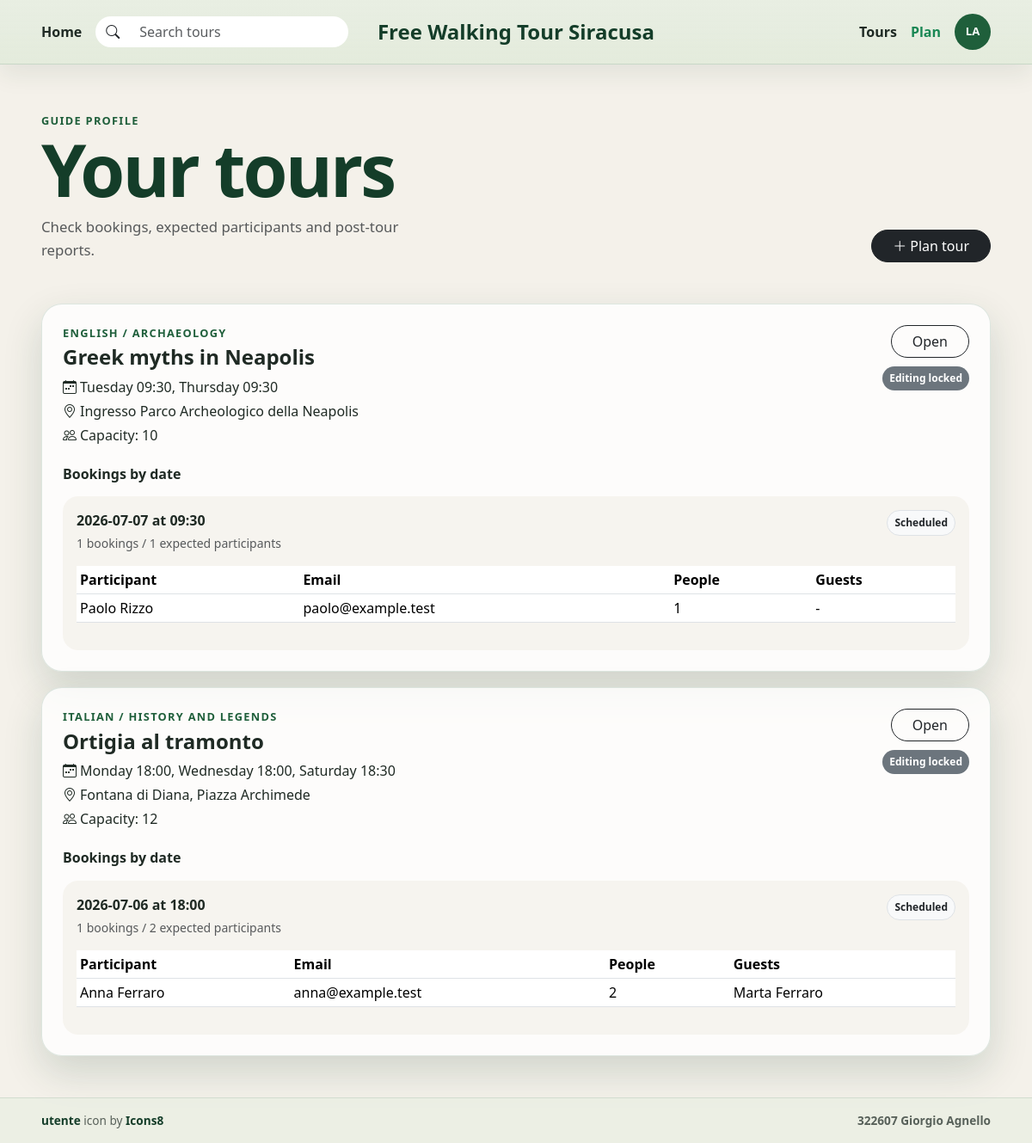
Page /guide/profile (signed in) on the committed database.
### tables this page shows
CREATE TABLE users (
    id INTEGER PRIMARY KEY AUTOINCREMENT,
    first_name TEXT NOT NULL,
    last_name TEXT NOT NULL,
    email TEXT NOT NULL,
    password TEXT NOT NULL,
    role TEXT NOT NULL CHECK (role IN ('guide', 'participant')),
    languages TEXT,
    created_at TEXT NOT NULL DEFAULT CURRENT_TIMESTAMP,
    UNIQUE (email, role)
);

CREATE TABLE tours (
    id INTEGER PRIMARY KEY AUTOINCREMENT,
    guide_id INTEGER NOT NULL,
    title TEXT NOT NULL,
    theme TEXT NOT NULL,
    meeting_point TEXT NOT NULL,
    duration_mins INTEGER NOT NULL CHECK (duration_mins > 0),
    language TEXT NOT NULL,
    max_participants INTEGER NOT NULL CHECK (max_participants > 0),
    description TEXT NOT NULL,
    created_at TEXT NOT NULL DEFAULT CURRENT_TIMESTAMP,
    FOREIGN KEY (guide_id) REFERENCES users (id) ON DELETE CASCADE
);

CREATE TABLE tour_schedule (
    id INTEGER PRIMARY KEY AUTOINCREMENT,
    tour_id INTEGER NOT NULL,
    weekday INTEGER NOT NULL CHECK (weekday BETWEEN 0 AND 6),
    start_time TEXT NOT NULL,
    FOREIGN KEY (tour_id) REFERENCES tours (id) ON DELETE CASCADE,
    UNIQUE (tour_id, weekday)
);

CREATE TABLE reservations (
    id INTEGER PRIMARY KEY AUTOINCREMENT,
    user_id INTEGER NOT NULL,
    tour_id INTEGER NOT NULL,
    tour_date TEXT NOT NULL,
    num_people INTEGER NOT NULL CHECK (num_people BETWEEN 1 AND 4),
    extra_names TEXT,
    status TEXT NOT NULL DEFAULT 'booked' CHECK (status IN ('booked', 'cancelled')),
    created_at TEXT NOT NULL DEFAULT CURRENT_TIMESTAMP,
    cancelled_at TEXT,
    FOREIGN KEY (user_id) REFERENCES users (id) ON DELETE CASCADE,
    FOREIGN KEY (tour_id) REFERENCES tours (id) ON DELETE CASCADE,
    UNIQUE (user_id, tour_id, tour_date)
);

### app.py (the view)
@app.route("/guide/profile")
@login_required
def guide_profile():
    denied = require_role("guide")
    if denied:
        return denied
    conn = get_db_connection()
    rows = conn.execute(
        """
        SELECT tours.*, users.first_name AS guide_first_name,
               users.last_name AS guide_last_name
        FROM tours
        JOIN users ON users.id = tours.guide_id
        WHERE guide_id = ?
        ORDER BY tours.created_at DESC, tours.id DESC
        """,
        (current_user.id,),
    ).fetchall()
    tours = []
    now = dt.datetime.now()
    for row in rows:
        tour = enrich_tour(conn, row)
        groups = conn.execute(
            """
            SELECT tour_date, COUNT(*) AS reservation_count,
                   COALESCE(SUM(num_people), 0) AS people_count
            FROM reservations
            WHERE tour_id = ? AND status = 'booked'
            GROUP BY tour_date
            ORDER BY tour_date
            """,
            (tour["id"],),
        ).fetchall()
        tour["reservation_dates"] = []
        for group in groups:
            tour_date = parse_iso_date(group["tour_date"])
            schedule = get_schedule_for_date(conn, tour["id"], tour_date)
            start_time = schedule["start_time"] if schedule else "-"
            start_dt = tour_datetime(tour_date, start_time) if schedule else None
            report = conn.execute(
                "SELECT * FROM tour_reports WHERE tour_id = ? AND tour_date = ?",
                (tour["id"], group["tour_date"]),
            ).fetchone()
            reservations = conn.execute(
                """
                SELECT reservations.*, users.first_name, users.last_name, users.email
                FROM reservations
                JOIN users ON users.id = reservations.user_id
                WHERE reservations.tour_id = ?
                  AND reservations.tour_date = ?
                  AND reservations.status = 'booked'
                ORDER BY reservations.id
                """,
                (tour["id"], group["tour_date"]),
            ).fetchall()
            tour["reservation_dates"].append(
                {
                    "date": group["tour_date"],
                    "start_time": start_time,
                    "reservation_count": group["reservation_count"],
                    "people_count": group["people_count"],
                    "reservations": reservations,
                    "report": report,
                    "can_report": bool(start_dt and start_dt < now and not report),
                }
            )
        tours.append(tour)
    conn.close()
    return render_template("guide_profile.html", tours=tours)

### templates/guide_profile.html (shortened to what this page needs)
{% extends 'base.html' %}
{% block content %}
<main class="container-fluid px-3 px-lg-5 py-4 py-lg-5">
  <header class="mb-4 mb-lg-5">
    <div class="d-flex flex-column flex-lg-row justify-content-between gap-3">
      <div>
        <p class="section-label mb-2">Guide profile</p>
        <h1 class="homepage-title mb-3">Your tours</h1>
        <p class="homepage-text mb-0 text-muted">
          Check bookings, expected participants and post-tour reports.
        </p>
      </div>
      <div class="align-self-lg-end">
        <a class="btn btn-dark rounded-pill px-4" href="{{ url_for('create_tour') }}">
          <i class="bi bi-plus-lg me-1"></i>Plan tour
        </a>
      </div>
    </div>
  </header>
  <section class="profile-list">
    {% for tour in tours %}
      <article class="profile-card">
        <div class="profile-card-main">
          <div>
            <p class="section-label mb-1">{{ tour.language }} / {{ tour.theme }}</p>
            <h2 class="h4 fw-bold mb-2">{{ tour.title }}</h2>
            <p class="mb-1"><i class="bi bi-calendar-week me-1"></i>{{ tour.schedule_label }}</p>
            <p class="mb-1"><i class="bi bi-geo-alt me-1"></i>{{ tour.meeting_point }}</p>
            <p class="mb-0"><i class="bi bi-people me-1"></i>Capacity: {{ tour.max_participants }}</p>
          </div>
          <div class="profile-card-actions">
            <a class="btn btn-outline-dark rounded-pill px-4" href="{{ url_for('tour_detail', id=tour.id) }}">Open</a>
            {% if tour.can_edit %}
              <a class="btn btn-outline-success rounded-pill px-4" href="{{ url_for('edit_tour', id=tour.id) }}">Edit</a>
            {% else %}
              <span class="badge text-bg-secondary rounded-pill p-2">Editing locked</span>
            {% endif %}
          </div>
        </div>
        <div class="reservation-block mt-4">
          <h3 class="h6 fw-bold mb-3">Bookings by date</h3>
          {% for group in tour.reservation_dates %}
            <section class="reservation-date">
              <div class="reservation-date-head">
                <div>
                  <p class="mb-1 fw-bold">{{ group.date }} at {{ group.start_time }}</p>
                  <p class="small text-muted mb-0">
                    {{ group.reservation_count }} bookings / {{ group.people_count }} expected participants
                  </p>
                </div>
                {% if group.report %}
                  <span class="badge text-bg-success rounded-pill p-2">Report submitted: {{ group.report.actual_participants }} present</span>
                {% elif group.can_report %}
                  <span class="badge text-bg-warning text-dark rounded-pill p-2">Report required</span>
                {% else %}
                  <span class="badge text-bg-light text-dark border rounded-pill p-2">Scheduled</span>
                {% endif %}
              </div>
              <div class="table-responsive mt-3">
                <table class="table table-sm align-middle">
                  <thead>
                    <tr>
                      <th>Participant</th>
                      <th>Email</th>
                      <th>People</th>
                      <th>Guests</th>
                    </tr>
                  </thead>
                  <tbody>
                    {% for reservation in group.reservations %}
                      <tr>
                        <td>{{ reservation.first_name }} {{ reservation.last_name }}</td>
                        <td>{{ reservation.email }}</td>
                        <td>{{ reservation.num_people }}</td>
                        <td>{{ reservation.extra_names or '-' }}</td>
                      </tr>
                    {% endfor %}
                  </tbody>
                </table>
              </div>
            </section>
          {% else %}
            <p class="small text-muted mb-0">No bookings received for this tour.</p>
          {% endfor %}
        </div>
      </article>
    {% else %}
      <div class="empty-state">
        <h2 class="h5 fw-bold">You have not planned any tours yet</h2>
        <p class="text-muted mb-3">Create the first guided itinerary for Siracusa.</p>
        <a class="btn btn-dark rounded-pill px-4" href="{{ url_for('create_tour') }}">Plan tour</a>
      </div>
    {% endfor %}
  </section>
</main>
{% endblock %}

### templates/base.html (shortened to what this page needs)
<!doctype html>
<html lang="en">
  <head>
    <link href="https://cdn.jsdelivr.net/npm/bootstrap@5.3.3/dist/css/bootstrap.min.css" rel="stylesheet">
    <link href="https://cdn.jsdelivr.net/npm/bootstrap-icons@1.11.3/font/bootstrap-icons.css" rel="stylesheet">
    <link href="{{ url_for('static', filename='assets/css/style.css') }}" rel="stylesheet">
  </head>
  <body>
    <header class="site-header sticky-top">
      <nav class="navbar navbar-expand-lg py-3">
        <div class="container-fluid px-3 px-lg-5">
          <div class="navbar-desktop d-none d-lg-grid align-items-center">
            <div class="nav-left d-flex align-items-center gap-3">
              <a class="nav-link" href="{{ url_for('index') }}">Home</a>
              <form class="search-box m-0" role="search" action="{{ url_for('tours') }}" method="get">
                <div class="input-group rounded-pill overflow-hidden">
                  <span class="input-group-text"><i class="bi bi-search"></i></span>
                  <input class="form-control" name="q" type="search" placeholder="Search tours" aria-label="Search tours">
                </div>
              </form>
            </div>
            <a class="site-brand m-0" href="{{ url_for('index') }}">Free Walking Tour Siracusa</a>
            <div class="nav-right d-flex align-items-center justify-content-end gap-3">
              <a class="nav-link" href="{{ url_for('tours') }}">Tours</a>
              {% if current_user.is_authenticated and current_user.role == 'guide' %}
                <a class="nav-link fw-bold text-success" href="{{ url_for('create_tour') }}">Plan</a>
              {% endif %}
              {% if current_user.is_authenticated %}
                <div class="dropdown user-dropdown">
                  <button class="user-initials" type="button" data-bs-toggle="dropdown" aria-expanded="false" aria-label="Profile">
                    {{ current_user.first_name[:1] }}{{ current_user.last_name[:1] }}
                  </button>
                </div>
              {% else %}
                <div class="auth-actions d-flex align-items-center gap-2">
                  <a class="btn btn-outline-success rounded-pill px-3" href="{{ url_for('login') }}">Sign in</a>
                  <a class="btn btn-dark rounded-pill px-3" href="{{ url_for('register') }}">Register</a>
                </div>
              {% endif %}
            </div>
          </div>
        </div>
      </nav>
    </header>
    {% block content %}{% endblock %}
    <footer class="site-footer">
      <div class="container-fluid px-3 px-lg-5 py-3">
        <div class="footer-content">
          <p class="mb-0">
            <a target="_blank" rel="noopener" href="https://icons8.com/icon/cV1jPimNOSK3/user">utente</a>
            icon by
            <a target="_blank" rel="noopener" href="https://icons8.com">Icons8</a>
          </p>
          <p class="mb-0 fw-semibold">322607 Giorgio Agnello</p>
        </div>
      </div>
    </footer>
  </body>
</html>

### rows in the picture
users: first_name "L", last_name "A"
tours: language "ENGLISH", theme "ARCHAEOLOGY", title "Greek myths in Neapolis", meeting_point "Ingresso Parco Archeologico della Neapolis"
tour_schedule: date "2026-07-07", start_time "09:30", reservation_count "1", people_count "1"
reservations: first_name "Paolo", last_name "Rizzo", email "paolo@example.test", num_people "1", extra_names "-"
tours: language "ITALIAN", theme "HISTORY AND LEGENDS", title "Ortigia al tramonto", meeting_point "Fontana di Diana, Piazza Archimede"
tour_schedule: date "2026-07-06", start_time "18:00", reservation_count "1", people_count "2"
reservations: first_name "Anna", last_name "Ferraro", email "anna@example.test", num_people "2", extra_names "Marta Ferraro"

### other values in the picture
{{ tour.schedule_label }} "Tuesday 09:30, Thursday 09:30" "Monday 18:00, Wednesday 18:00, Saturday 18:30"
{{ tour.max_participants }} "10" "12"
